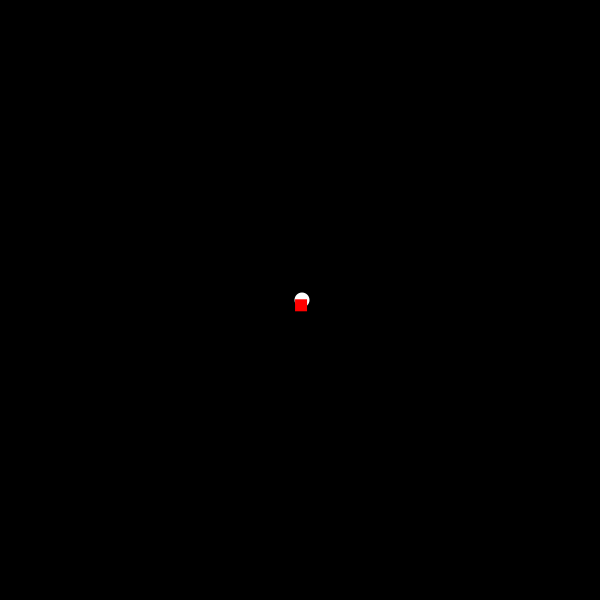
Frame 1 (no input)
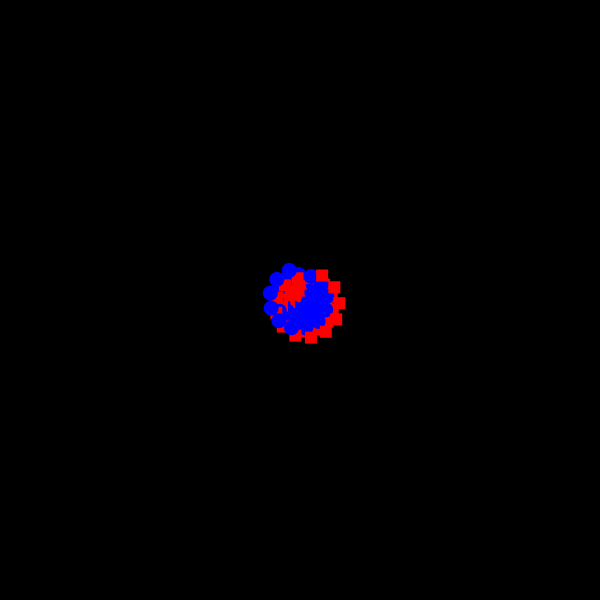
Frame 60 (the mouse pressed at the canvas centre just before this capture)
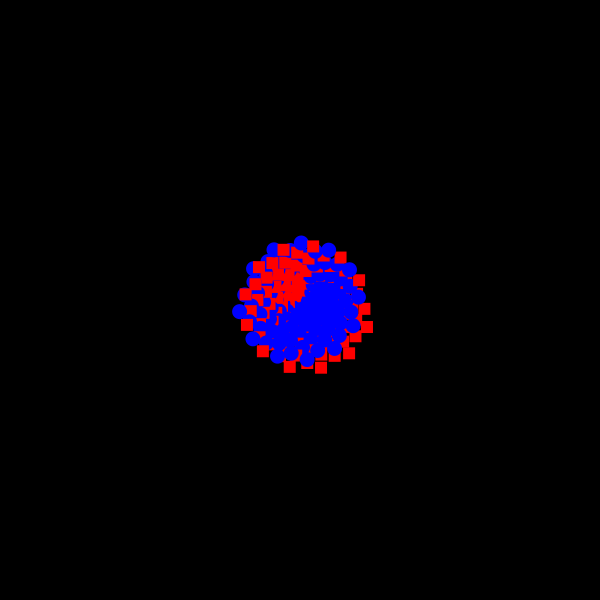
Frame 120 (the mouse held since frame 60 and released just before this capture)

The Processing sketch that drew these frames (run headless with seeded random() and noise(); from frame 60 on, the mouse is pressed at the canvas centre):

// Processing sketch: processing_165625
// ── processing_165625.pde

float angle = 0;
float offset = 300;
float scalar = 2;
float speed = .5;
float angle2 = 3;
float scalar2 = 5;
float speed2 = .5;

void setup()
{
  size(600,600);
  background(0);
  smooth();
  noStroke();
}

void draw() //ellipses
{
  float x = offset + cos(angle) * scalar;
  float y = offset + sin(angle) * scalar;
  ellipse (x,y,15,15);
  fill(255,0,0);
  angle += speed;
  scalar += speed;

//rectangles
  
  float xx = offset + cos(-angle2) * scalar2;
  float yy = offset + sin(-angle2) * scalar2;
  rect(xx,yy,12,12);
  fill(0,0,255);
  angle2 += speed2;
  scalar2 += speed2;
}
